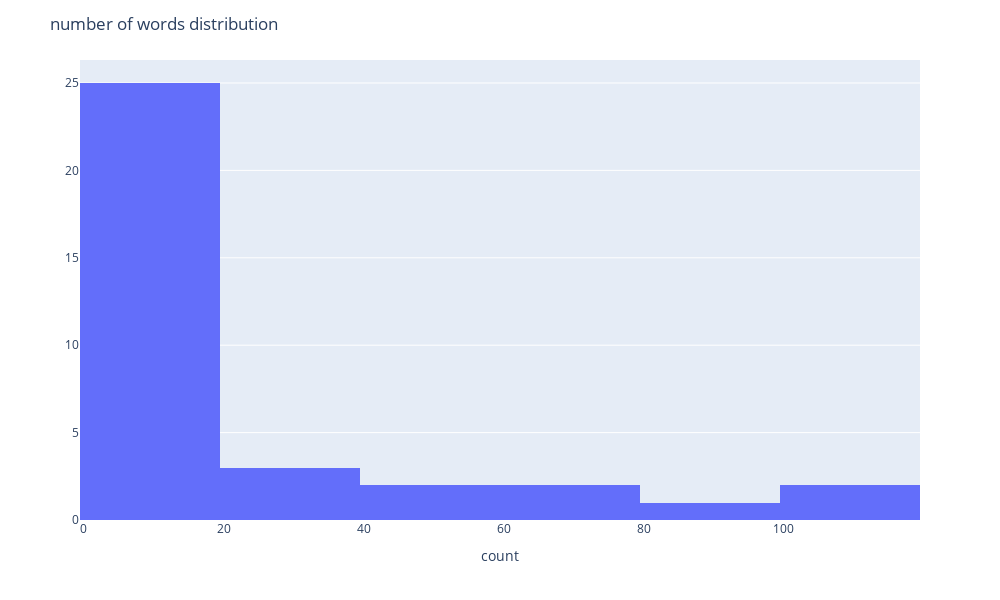

This figure's notebook cell:
### Code cell
npt.word_distribution(
    title='number of words distribution',
    xaxis_label='count',
)

### Figure 1 — Plotly figure (JSON) as saved in the notebook; plotly's stock layout.template omitted (floating-point values rounded to 4 significant figures)
{"data": [{"alignmentgroup": "True", "bingroup": "x", "hovertemplate": "words_length=%{x}<br>count=%{y}<extra></extra>", "legendgroup": "", "marker": {"color": "#636efa", "pattern": {"shape": ""}}, "name": "", "offsetgroup": "", "orientation": "v", "showlegend": false, "type": "histogram", "x": [9, 60, 98, 2, 106, 6, 16, 3, 75, 8, 5, 10, 43, 16, 2, 1, 13, 12, 4, 12, 6, 49, 23, 13, 26, 9, 0, 1, 0, 1, 28, 4, 12, 5, 118], "xaxis": "x", "yaxis": "y"}], "layout": {"barmode": "relative", "height": 600, "legend": {"tracegroupgap": 0}, "margin": {"t": 60}, "title": {"text": "number of words distribution"}, "width": 1000, "xaxis": {"anchor": "y", "domain": [0, 1], "title": {"text": "count"}}, "yaxis": {"anchor": "x", "domain": [0, 1], "title": {"text": ""}}}}
